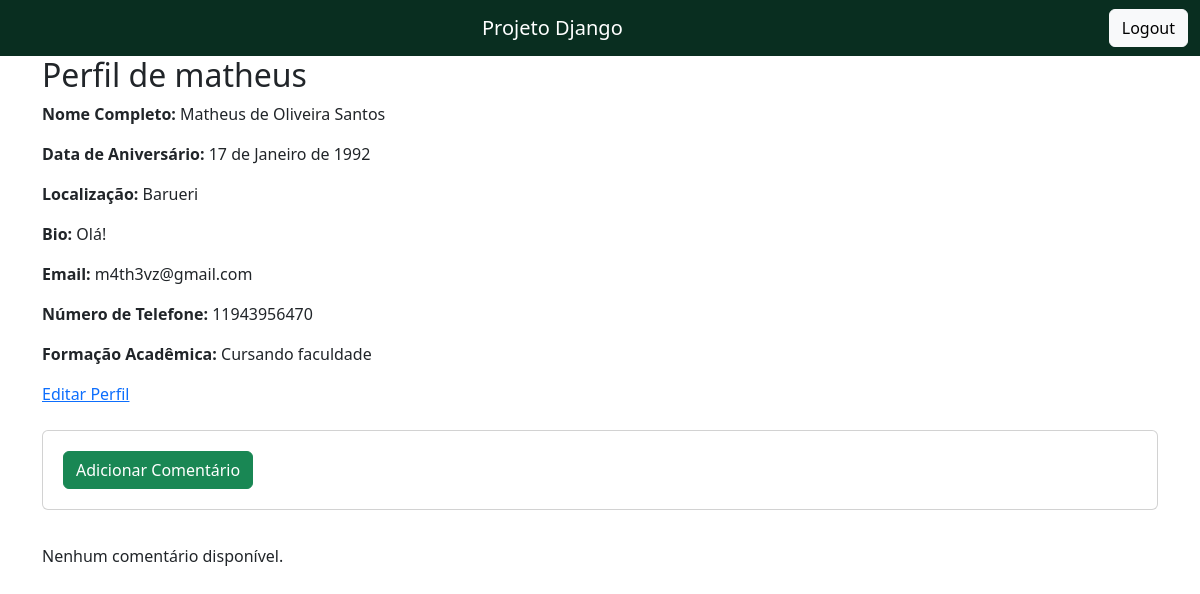
The app's page /profile/matheus/ (signed in), older data.
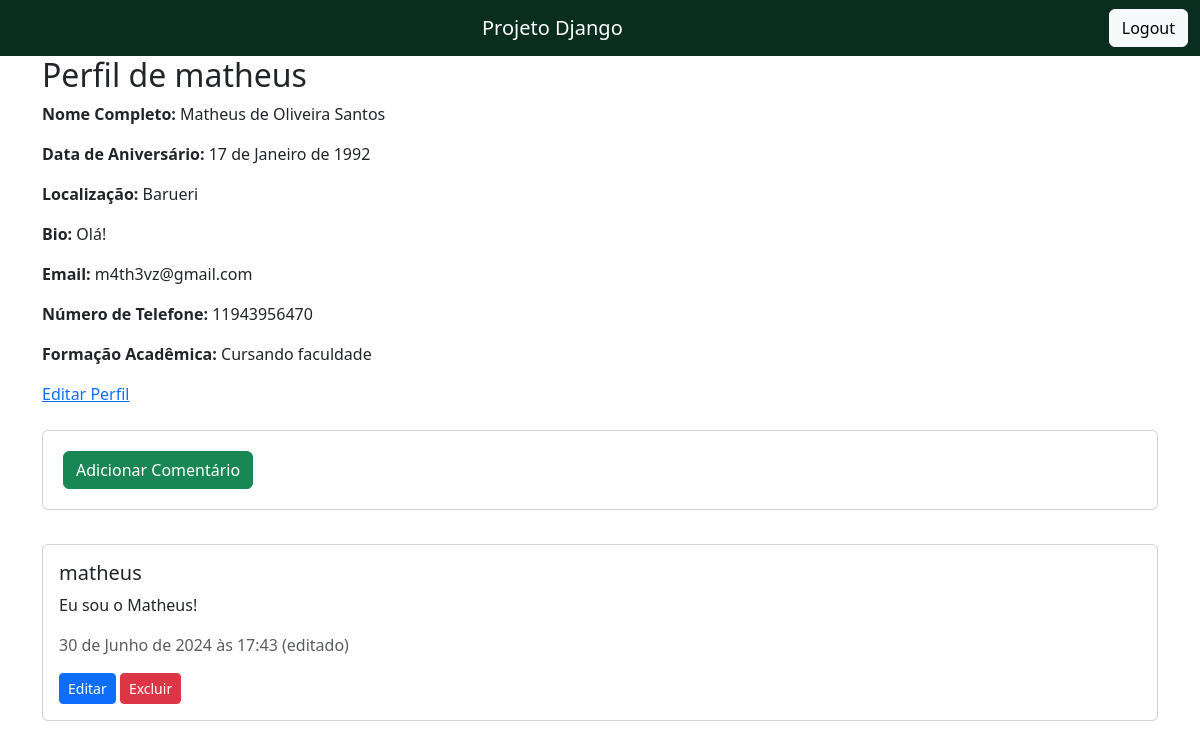
The same page, newer data.
### core/models.py (models this page shows, shortened)
class Comment(models.Model):
    user = models.ForeignKey(User, on_delete=models.CASCADE)
    content = models.TextField()
    created_at = models.DateTimeField(auto_now_add=True)
    edited_at = models.DateTimeField(null=True, blank=True)

### core/views.py (the view)
# urls.py: path('profile/<str:username>/', views.other_profile_view, name='other_profile'),
@login_required
def other_profile_view(request, username):
    user = get_object_or_404(User, username=username)
    profile = get_object_or_404(Profile, user=user)
    comments = Comment.objects.filter(user=user).order_by('-created_at')
    return render(request, 'profile.html', {'profile': profile, 'comments': comments})

### core/templates/profile.html (shortened to what this page needs)
{% extends 'base.html' %}
{% block content %}
  <h2>Perfil de {{ profile.user.username }}</h2>
  <p><strong>Nome Completo:</strong> {{ profile.full_name }}</p>
  <p><strong>Data de Aniversário:</strong> {{ profile.birth_date }}</p>
  <p><strong>Localização:</strong> {{ profile.location }}</p>
  <p><strong>Bio:</strong> {{ profile.bio }}</p>
  <p><strong>Email:</strong> {{ profile.email }}</p>
  <p><strong>Número de Telefone:</strong> {{ profile.phone_number }}</p>
  <p><strong>Formação Acadêmica:</strong> {{ profile.education }}</p>
  {% if profile.user == request.user %}
    <a href="{% url 'profile_edit' %}">Editar Perfil</a>
  {% endif %}
  {% if profile.user == request.user %}
    <div class="card mt-4" style="margin-bottom:3%">
      <div class="card-body">
          <form method="post">
              <button type="submit" class="btn btn-success m-1 btn-custom-2">Adicionar Comentário</button>
          </form>
      </div>
    </div>
  {% endif %}
  <div class="comments">
      {% if comments %}
          {% for comment in comments %}
              <div class="card mb-2">
                  <div class="card-body">
                      <h5 class="card-title">{{ comment.user.username }}</h5>
                      <p class="card-text">{{ comment.content }}</p>
                      <p class="text-muted">
                          {{ comment.created_at }}
                          {% if comment.edited_at %}
                              (editado)
                          {% endif %}
                      </p>
                      {% if comment.user == request.user %}
                          <button class="btn btn-primary btn-sm" onclick="editComment({{ comment.id }})">Editar</button>
                          <form method="post" action="{% url 'delete_comment' comment.id %}" style="display: inline;">
                              <button type="submit" class="btn btn-danger btn-sm">Excluir</button>
                          </form>
                      {% endif %}
                  </div>
              </div>
          {% endfor %}
      {% else %}
          <p>Nenhum comentário disponível.</p>
      {% endif %}
  </div>
{% endblock %}

Row changes from the older to the newer data that the page shows:
added Comment: user.username "matheus", content "Eu sou o Matheus!", created_at "30 de Junho de 2024 às 17:43", shows "(editado)"
Text that changed along with them:
text no longer shown: "Nenhum comentário disponível."
